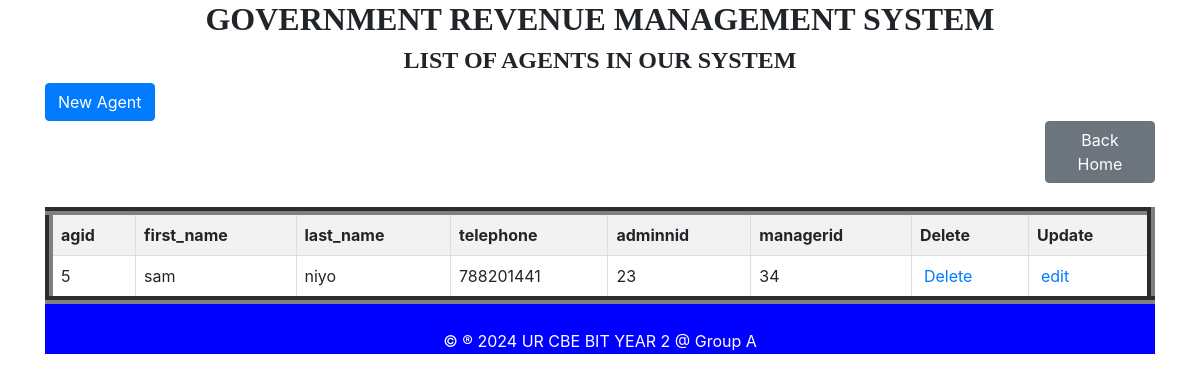
The app's page /agent_table.php with its own data.
### tables this page shows
CREATE TABLE `agent` (
  `agid` int(11) NOT NULL,
  `first_name` varchar(100) NOT NULL,
  `last_name` varchar(100) NOT NULL,
  `telephone` int(50) NOT NULL,
  `adminnid` int(11) DEFAULT NULL,
  `managerid` int(11) DEFAULT NULL
);

### agent_table.php (the view, shortened to what this page needs)
<!DOCTYPE html>
<html>
<head>
    <link href="https://stackpath.bootstrapcdn.com/bootstrap/4.5.2/css/bootstrap.min.css" rel="stylesheet">
</head>
<body>
    <div class="container">
        <h2 style="text-align: center; font-family: century; font-weight: bold;">GOVERNMENT REVENUE MANAGEMENT SYSTEM</h2>
        <h4 style="text-align: center; font-family: century; font-weight: bold;">LIST OF AGENTS IN OUR SYSTEM</h4>
        <a href="agent_form.html" class="btn btn-primary" style="margin-top: 0px;">New Agent</a>
        <a href="home.html" class="btn btn-secondary" style="margin-left: 1000px;">Back Home</a>
        <table class="table table-bordered">
            <thead class="bg-warning">
<?php
include "dbconnection.php";
$sql = "SELECT * FROM agent";
$result = $connection->query($sql);
?>
<!DOCTYPE html>
<html>
<head>
</head>
<body>
    <table border="5">
        <table border="8">
        <tr>
            <th>agid</th>
            <th>first_name</th>
            <th>last_name</th>
            <th>telephone</th>
            <th>adminnid</th>
            <th>managerid</th>
            <th>Delete</th>
            <th>Update</th>
        </tr>
        <?php
        if ($result->num_rows > 0) {
            while ($row = $result->fetch_assoc()) {
                echo "<tr>
                    <td>" . $row['agid'] . "</td>
                    <td>" . $row['first_name'] . "</td>
                    <td>" . $row['last_name'] . "</td>
                    <td>" . $row['telephone'] . "</td>
                    <td>" . $row['adminnid'] . "</td>
                    <td>" . $row['managerid'] . "</td>
             <td><a style='padding:4px' href='agent_delete.php?agid={$row['agid']}'>Delete</a></td>
                <td><a style='padding:4px' href='agent_edit.php?agid={$row['agid']}'>edit</a></td>
                </tr>";
            }
        } else {
            echo "<tr><td colspan='8'>No data found</td></tr>";
        }
        ?>
    </table>
</body>
</html>
<footer>
            <p>&copy &reg 2024 UR CBE BIT YEAR 2 @ Group A</p>
        </center></footer>
    </body>
    </html>

### agent_table.php (style rules this page uses)
table { width: 100%; border-collapse: collapse; }
th, td { border: 1px solid #ddd; padding: 8px; text-align: left; }
th { background-color: #f2f2f2; }
footer { height: 50px; text-align: center; padding: 25px; color: white; background-color: blue; }

### records on screen
agent: agid "5", first_name "sam", last_name "niyo", telephone "788201441", adminnid "23", managerid "34"
